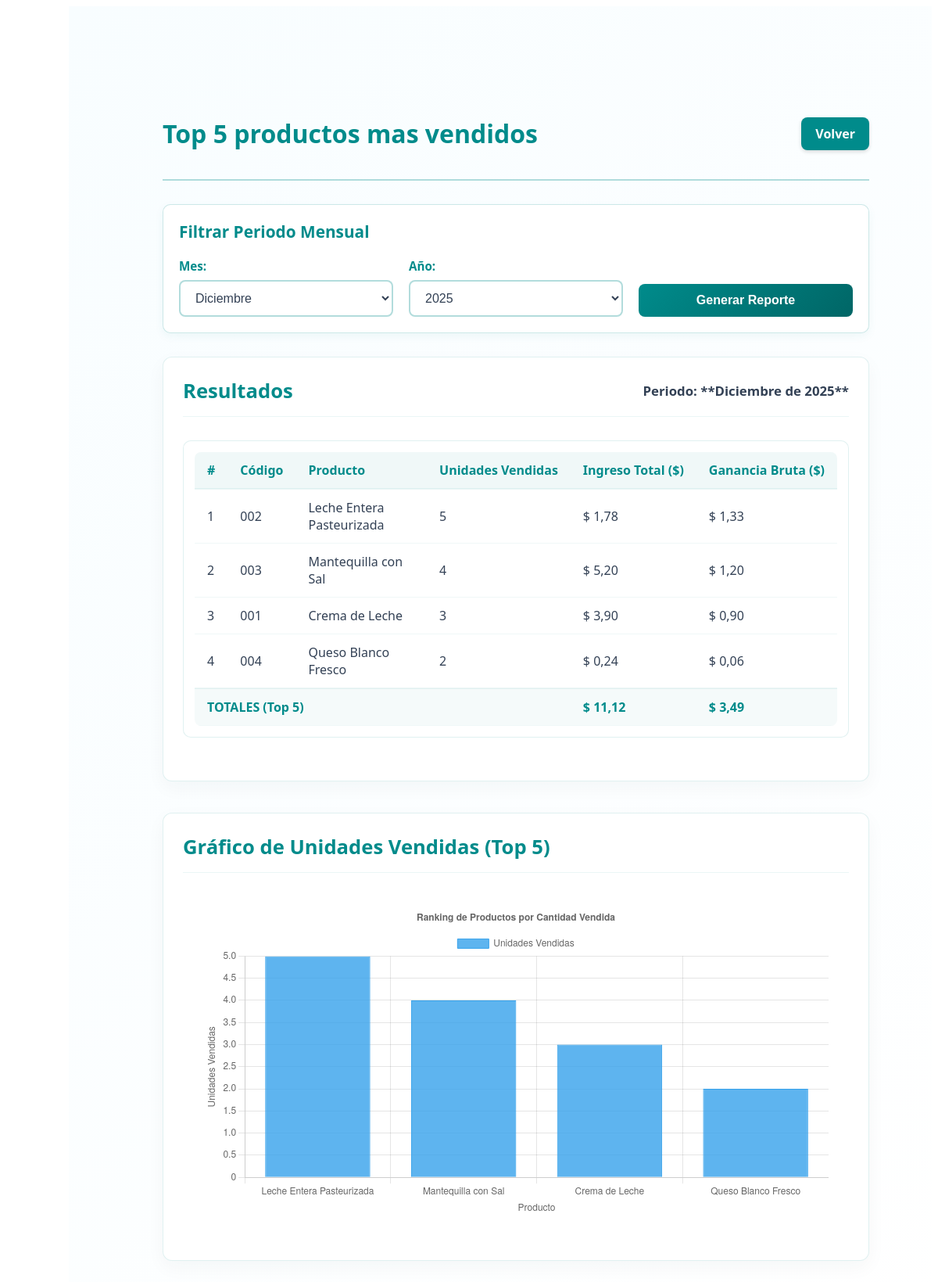
Page /reportes/reporte_top_prod.php (signed in) on the earlier database version.
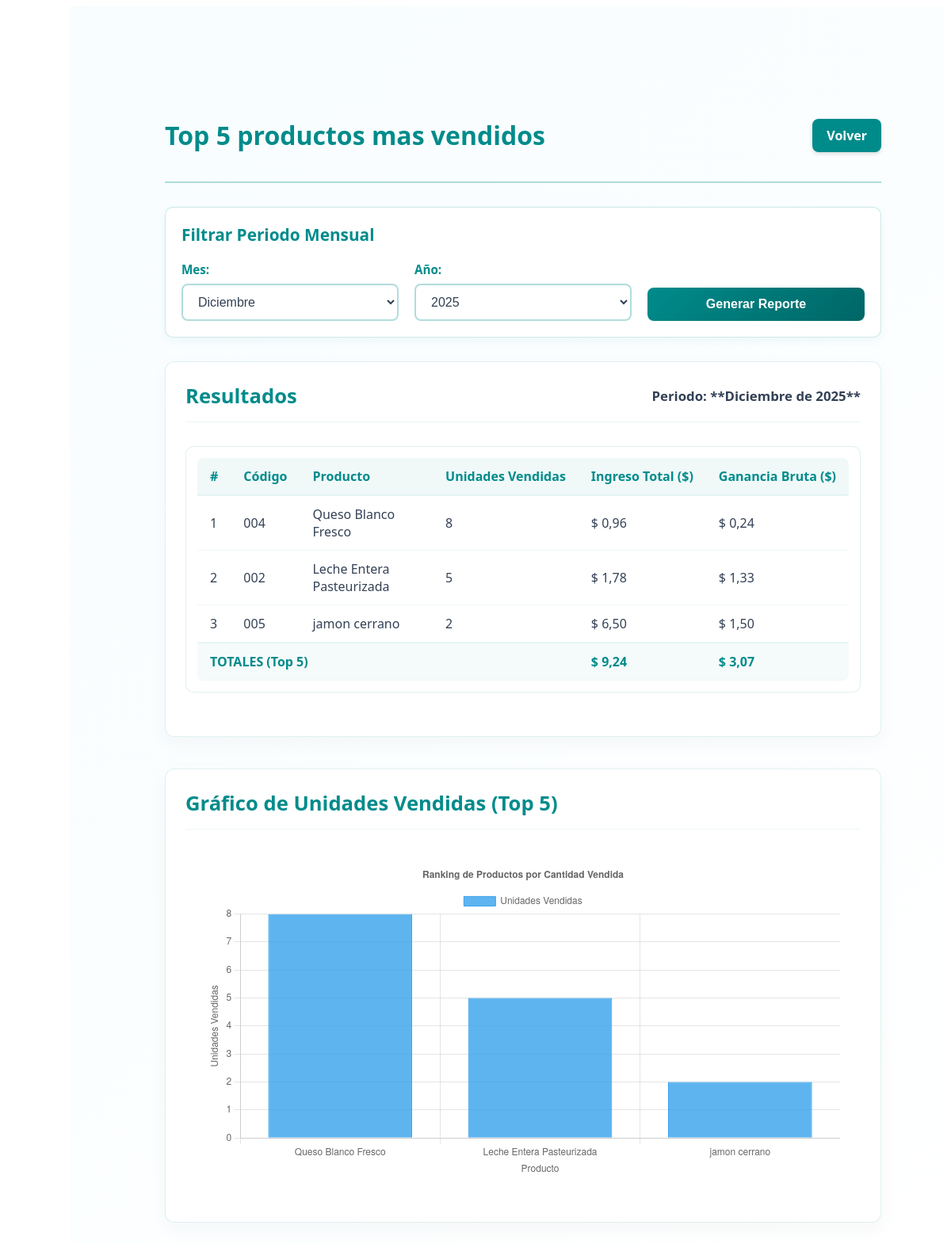
Same page on the later database version.
### tables this page shows
CREATE TABLE `productos` (
  `id` int(11) NOT NULL,
  `codigo` varchar(50) NOT NULL,
  `nombre` varchar(255) NOT NULL,
  `descripcion` text DEFAULT NULL,
  `categoria_id` int(11) NOT NULL,
  `subcategoria_id` int(11) DEFAULT NULL,
  `proveedor_id` int(11) NOT NULL,
  `id_producto_proveedor` int(11) DEFAULT NULL,
  `fecha_vencimiento` date DEFAULT NULL,
  `cantidad` int(11) NOT NULL DEFAULT 0,
  `precio_costo` decimal(10,2) NOT NULL,
  `precio_venta` decimal(10,2) DEFAULT NULL,
  `created_at` timestamp NOT NULL DEFAULT current_timestamp(),
  `updated_at` timestamp NOT NULL DEFAULT current_timestamp() ON UPDATE current_timestamp(),
  `estado` enum('active','inactive') DEFAULT 'active'
);

### reportes/reporte_top_prod.php (the view, shortened to what the changed rows need)
<?php
require_once '../conexion.php';
$current_date = new DateTime();
$current_year = $current_date->format('Y');
$current_month = $current_date->format('m');
$year = isset($_GET['year']) ? intval($_GET['year']) : $current_year;
$month = isset($_GET['month']) ? intval($_GET['month']) : $current_month;
function getTopVendidos($pdo, $year, $month) {
    $lim = 5;
    $where_clause = " AND YEAR(v.fecha) = :year AND MONTH(v.fecha) = :month";
    $params = ['year' => $year, 'month' => $month];
    try {
        $sql = "SELECT
                    p.id,
                    p.codigo,
                    p.nombre,
                    COALESCE(SUM(dv.cantidad), 0) AS unidades_vendidas,
                    -- 1. Ingreso Total en DÓLARES (Precio de Venta Unitario * Cantidad)
                    COALESCE(SUM(dv.cantidad * dv.precio_unitario_usd), 0) AS ingreso_total_usd,
                    -- 2. Ganancia Bruta Total en DÓLARES (Precio Venta USD - Precio Costo USD) * Cantidad
                    COALESCE(SUM(dv.cantidad * (dv.precio_unitario_usd - COALESCE(p.precio_costo, 0))), 0) AS ganancia_bruta_usd
                FROM detalle_venta dv
                JOIN ventas v ON dv.id_venta = v.id_venta
                LEFT JOIN productos p ON dv.id_producto = p.id
                WHERE 1=1 $where_clause AND p.nombre IS NOT NULL AND p.nombre != ''
                GROUP BY p.id, p.codigo, p.nombre
                HAVING unidades_vendidas > 0
                ORDER BY unidades_vendidas DESC, ganancia_bruta_usd DESC
                LIMIT $lim";
        $stmt = $pdo->prepare($sql);
        $stmt->execute($params);
        $rows = $stmt->fetchAll(PDO::FETCH_ASSOC);
        foreach ($rows as &$r) {
            $r['unidades_vendidas'] = intval($r['unidades_vendidas']);
            $r['ingreso_total_usd'] = round(floatval($r['ingreso_total_usd']), 2);
        }
        return $rows;
    } catch (PDOException $e) {
        error_log("Error en getTopVendidos: " . $e->getMessage());
        return [];
    }
}
$top_vendidos = getTopVendidos($pdo, $year, $month);
$nombres_productos = [];
$unidades_vendidas = [];
foreach ($top_vendidos as $p) {
    $nombres_productos[] = $p['nombre'];
    $unidades_vendidas[] = $p['unidades_vendidas'];
}
$nombres_json = json_encode($nombres_productos);
$unidades_json = json_encode($unidades_vendidas);
?>
<!DOCTYPE html>
<html lang="es">
<head>
    <link rel="stylesheet" href="../css/reportes/general_reportes.css">
</head>
<body>
<main class="main-content">
    <div class="content-wrapper">
        <div class="page-header">
            <h1 class="page-title">Top 5 productos mas vendidos</h1>
        </div>
        <div class="reporte-container">
            <div class="reporte-header">
                <h2>Resultados</h2>
            </div>
            <div class="tabla-container">
                <div class="table-responsive">
                    <table class="tabla-reporte">
                        <thead>
                            <tr>
                                <th>#</th>
                                <th>Código</th>
                                <th>Producto</th>
                                <th>Unidades Vendidas</th>
                                <th>Ingreso Total ($)</th>
                                <th>Ganancia Bruta ($)</th>
                            </tr>
                        </thead>
                        <tbody>
                            <?php if(empty($top_vendidos)): ?>
                                <tr><td colspan="6" class="empty-state">No hay datos de ventas para este periodo.</td></tr>
                            <?php else:
                                $rank = 1;
                                $ganancia_total_general = 0;
                                $ingreso_total_general = 0;
                                foreach($top_vendidos as $m):
                                    $ganancia_total_general += $m['ganancia_bruta_usd'];
                                    $ingreso_total_general += $m['ingreso_total_usd'];
                                    $ingreso_cero_flag = ($m['ingreso_total_usd'] == 0 && $m['unidades_vendidas'] > 0);
                                    $ganancia_negativa_flag = ($m['ganancia_bruta_usd'] < 0);
                                    $ingreso_display = number_format($m['ingreso_total_usd'], 2, ',', '.');
                                    $ganancia_display = number_format($m['ganancia_bruta_usd'], 2, ',', '.');
                                ?>
                                <tr>
                                    <td><?= $rank++ ?></td>
                                    <td><?= htmlspecialchars($m['codigo']) ?></td>
                                    <td><?= htmlspecialchars($m['nombre']) ?></td>
                                    <td><?= $m['unidades_vendidas'] ?></td>
                                    <td class="<?= ($ingreso_cero_flag) ? 'negativo alerta-cero' : '' ?>">
                                        $ <?= $ingreso_display ?>
                                    </td>
                                    <td class="<?= ($ganancia_negativa_flag) ? 'negativo' : '' ?>">
                                        $ <?= $ganancia_display ?>
                                    </td>
                                </tr>
                            <?php endforeach; endif; ?>
                        </tbody>
                        <?php if(!empty($top_vendidos)): ?>
                        <tfoot>
                            <tr class="total-row">
                                <td colspan="4"><strong>TOTALES (Top 5)</strong></td>
                                <td><strong>$ <?= number_format($ingreso_total_general, 2, ',', '.') ?></strong></td>
                                <td class="<?= ($ganancia_total_general < 0) ? 'negativo' : '' ?>">
                                    <strong>$ <?= number_format($ganancia_total_general, 2, ',', '.') ?></strong>
                                </td>
                            </tr>
                        </tfoot>
                        <?php endif; ?>
                    </table>
                </div>
            </div>
        </div>
        <div class="reporte-container" style="margin-top: 40px;">
            <div class="reporte-header">
                <h2>Gráfico de Unidades Vendidas (Top 5)</h2>
            </div>
            <div class="chart-container">
                <canvas id="topProductosChart"></canvas>
            </div>
        </div>
    </div>
</main>
<script>
    const nombres = <?= $nombres_json ?>;
    const unidades = <?= $unidades_json ?>;
    const ctx = document.getElementById('topProductosChart').getContext('2d');
    const topProductosChart = new Chart(ctx, {
        type: 'bar',
        data: {
            labels: nombres,
            datasets: [
                {
                    label: 'Unidades Vendidas',
                    data: unidades,
                    backgroundColor: 'rgba(54, 162, 235, 0.8)',
                    borderColor: 'rgba(54, 162, 235, 1)',
                    borderWidth: 1,
                }
            ]
        },
        options: {
            responsive: true,
            indexAxis: 'x', // Barras Verticales
            scales: {
                x: {
                    title: {
                        display: true,
                        text: 'Producto'
                    }
                },
                y: {
                    title: {
                        display: true,
                        text: 'Unidades Vendidas'
                    },
                    beginAtZero: true
                }
            },
            plugins: {
                title: {
                    display: true,
                    text: 'Ranking de Productos por Cantidad Vendida'
                },
                legend: {
                    position: 'top',
                }
            }
        }
    });
</script>
</body>
</html>

Differences in the rows shown:
removed productos: codigo "003", nombre "Mantequilla con Sal", unidades_vendidas "4", ingreso_display "5,20", ganancia_display "1,20"
removed productos: codigo "001", nombre "Crema de Leche", unidades_vendidas "3", ingreso_display "3,90", ganancia_display "0,90"
changed productos "Queso Blanco Fresco": unidades_vendidas "2" → "8"; ingreso_display "0,24" → "0,96"; ganancia_display "0,06" → "0,24"; moves up the list
now on this page (row edited): productos: codigo "005", nombre "jamon cerrano", unidades_vendidas "2", ingreso_display "6,50", ganancia_display "1,50"
Other differences:
$ingreso_total_general: "11,12" → "9,24"
$ganancia_total_general: "3,49" → "3,07"
chart data {{ $nombres_json }}: ["Leche Entera Pasteurizada","Mantequilla con Sal","Crema de Leche","Queso Blanco Fresco"] → ["Queso Blanco Fresco","Leche Entera Pasteurizada","jamon cerrano"]
chart data {{ $unidades_json }}: [5,4,3,2] → [8,5,2]
